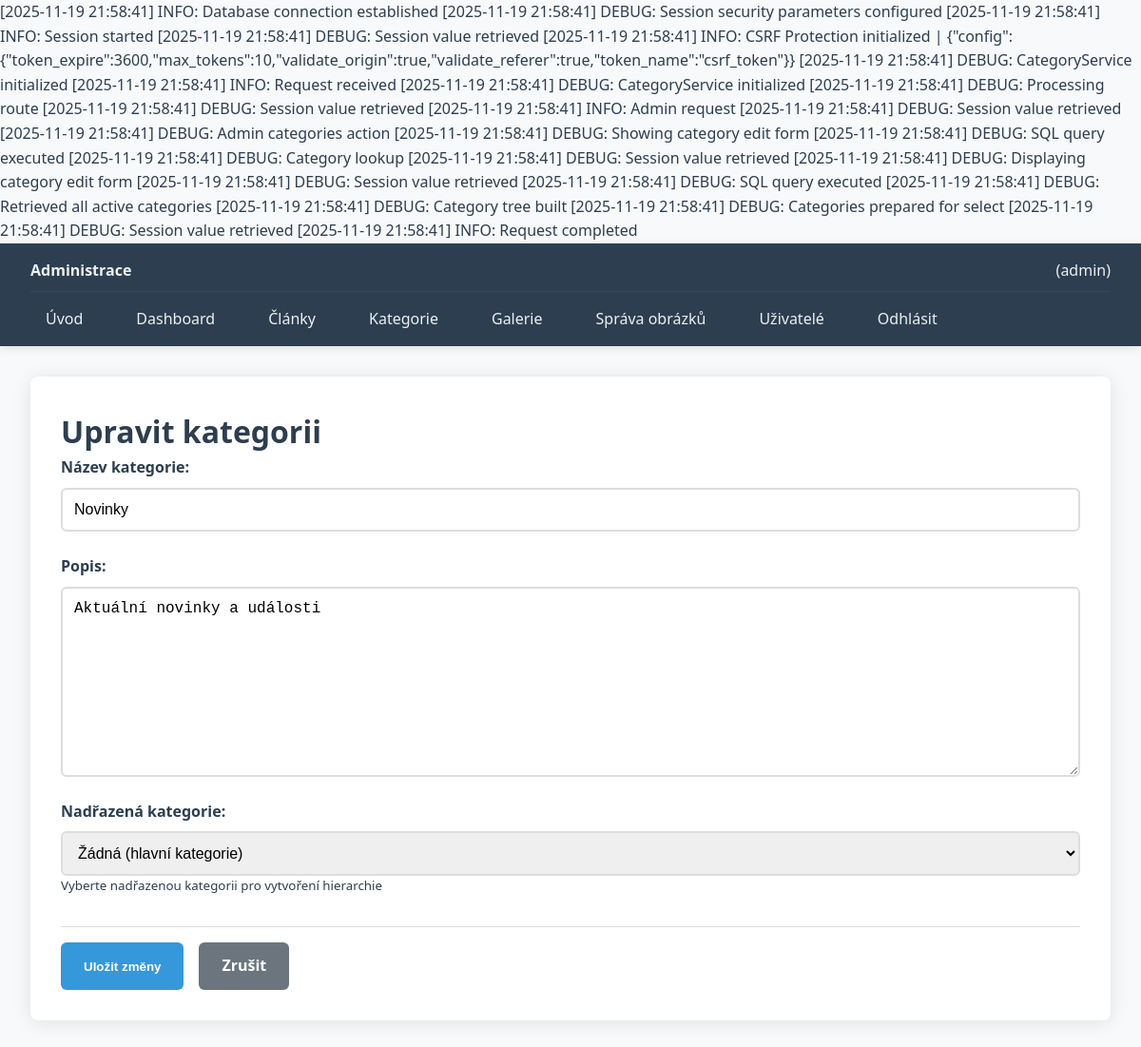
Page /public/admin/categories/edit/1 (signed in) on the earlier database version.
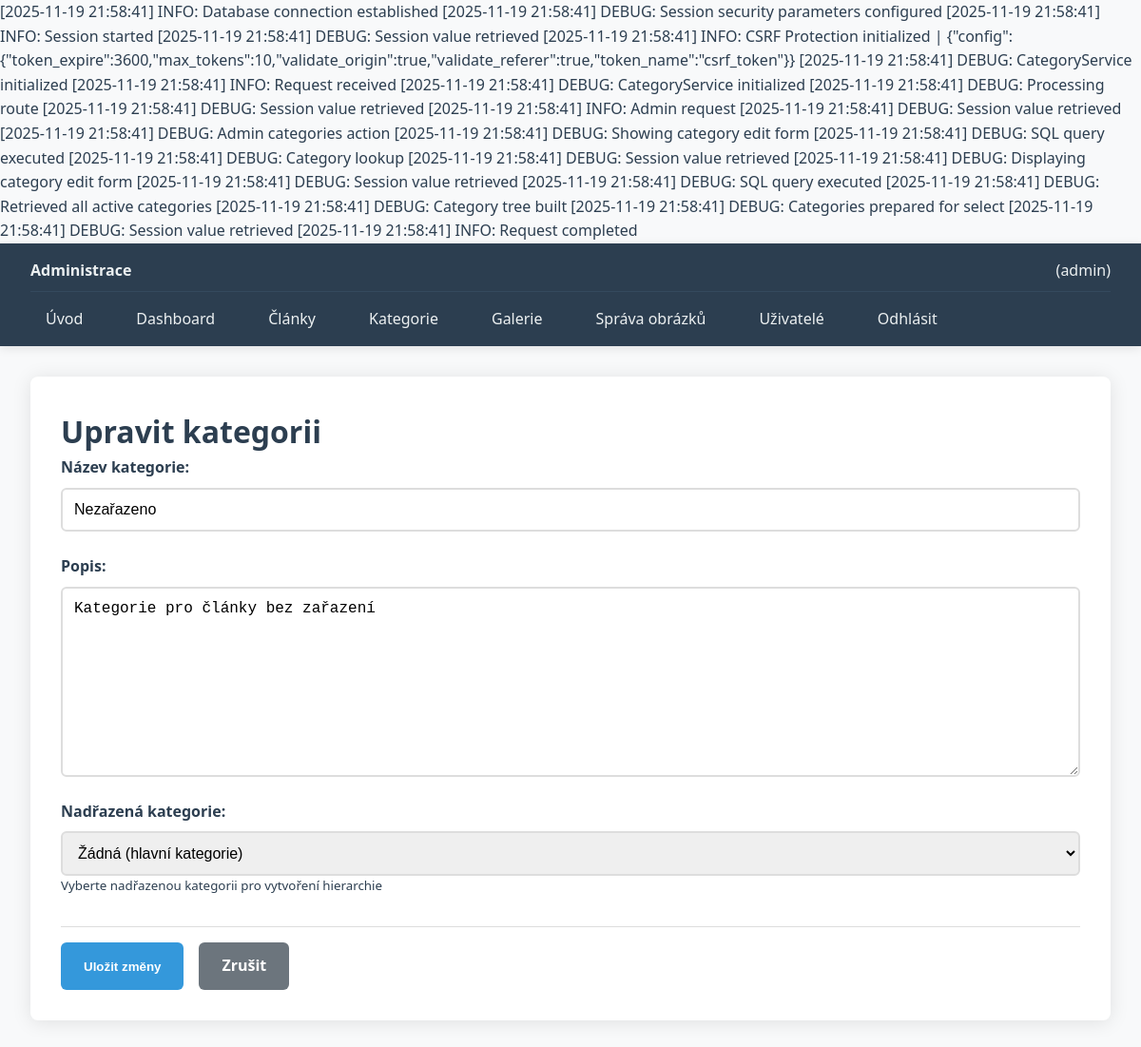
Same page on the later database version.
### tables this page shows
CREATE TABLE `categories` (
  `id` int(11) NOT NULL,
  `name` varchar(100) NOT NULL,
  `slug` varchar(100) NOT NULL,
  `description` text DEFAULT NULL,
  `parent_id` int(11) DEFAULT NULL,
  `created_at` timestamp NOT NULL DEFAULT current_timestamp(),
  `deleted_at` timestamp NULL DEFAULT NULL
);

### app/Controllers/CategoryController.php (the view, shortened to what the changed rows need)
<?php
class CategoryController
{
    private Logger $logger;
    public function __construct(
        private CategoryService $categoryService,
        private LoginService $authService,
        private CsrfProtection $csrf,
        private string $baseUrl,
        private AdminLayout $adminLayout
    ) {
        $this->logger = Logger::getInstance();
    }
    public function edit(int $id): string
    {
        try {
            $category = $this->categoryService->getCategory($id);
            $this->logger->debug('Displaying category edit form', [
                'category_id' => $id,
                'category_name' => $category['name'],
                'user' => $this->authService->getUsername()
            ]);
            $csrfField = $this->csrf->getTokenField();
            $categories = $this->categoryService->getCategoriesForSelect($id);
            $content = $this->renderCategoryForm($category, $categories, $csrfField);
            return $this->adminLayout->wrap($content, $this->t('admin.categories.edit'));
        } catch (\Exception $e) {
            $this->logger->error('Failed to display category edit form', [
                'category_id' => $id,
                'error' => $e->getMessage(),
                'user' => $this->authService->getUsername()
            ]);
            throw $e;
        }
    }
    private function renderCategoryForm(array $category, array $categories, string $csrfField): string
    {
        $isEdit = !empty($category);
        $action = $isEdit
            ? "{$this->baseUrl}admin/categories/update/{$category['id']}"
            : "{$this->baseUrl}admin/categories/store";
        $name = $this->escape($category['name'] ?? '');
        $description = $this->escape($category['description'] ?? '');
        $parentId = $category['parent_id'] ?? '';
        $parentOptions = '<option value="">' . $this->t('admin.categories.form.no_parent') . '</option>';
        foreach ($categories as $id => $nameWithIndent) {
            $selected = $parentId == $id ? 'selected' : '';
            $parentOptions .= "<option value=\"{$id}\" {$selected}>{$this->escape($nameWithIndent)}</option>";
        }
        $message = '';
        return <<<HTML
<div class="page-header">
    <h1>{$this->t($isEdit ? 'admin.categories.edit' : 'admin.categories.create')}</h1>
</div>
{$message}
<form method="POST" action="{$action}" class="category-form">
    <div class="form-group">
        <label for="name">{$this->t('admin.categories.form.name')}:</label>
        <input type="text" id="name" name="name" value="{$name}" required class="form-control">
    </div>
    <div class="form-group">
        <label for="description">{$this->t('admin.categories.form.description')}:</label>
        <textarea id="description" name="description" class="form-control">{$description}</textarea>
    </div>
    <div class="form-group">
        <label for="parent_id">{$this->t('admin.categories.form.parent')}:</label>
        <select id="parent_id" name="parent_id" class="form-control">
            {$parentOptions}
        </select>
        <small class="form-text">{$this->t('admin.categories.form.parent_help')}</small>
    </div>
    <div class="form-actions">
        {$csrfField}
        <button type="submit" class="btn btn-primary">
            {$this->t($isEdit ? 'admin.categories.form.save_button' : 'admin.categories.form.create_button')}
        </button>
        <a href="{$this->baseUrl}admin/categories" class="btn btn-secondary">
            {$this->t('admin.categories.form.cancel')}
        </a>
    </div>
</form>
HTML;
    }
    private function t(string $key): string
    {
        return Config::text($key);
    }
    private function escape(?string $value): string
    {
        return htmlspecialchars($value, ENT_QUOTES, 'UTF-8');
    }
}

Differences in the rows shown:
changed categories: name "Novinky" → "Nezařazeno"; description "Aktuální novinky a události" → "Kategorie pro články bez zařazení"
